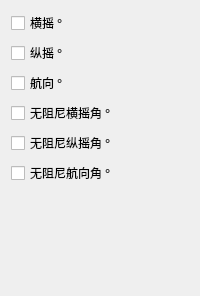
             <widget class="QWidget" name="page_2">
              <layout class="QGridLayout" name="gridLayout_20">
               <item row="0" column="0">
                <widget class="QCheckBox" name="checkBox_3">
                 <property name="font">
                  <font>
                   <family>微软雅黑</family>
                  </font>
                 </property>
                 <property name="text">
                  <string>横摇 °</string>
                 </property>
                </widget>
               </item>
               <item row="1" column="0">
                <widget class="QCheckBox" name="checkBox_4">
                 <property name="font">
                  <font>
                   <family>微软雅黑</family>
                  </font>
                 </property>
                 <property name="text">
                  <string>纵摇 °</string>
                 </property>
                </widget>
               </item>
               <item row="2" column="0">
                <widget class="QCheckBox" name="checkBox_5">
                 <property name="font">
                  <font>
                   <family>微软雅黑</family>
                  </font>
                 </property>
                 <property name="text">
                  <string>航向 °</string>
                 </property>
                </widget>
               </item>
               <item row="3" column="0">
                <widget class="QCheckBox" name="checkBox_79">
                 <property name="font">
                  <font>
                   <family>微软雅黑</family>
                  </font>
                 </property>
                 <property name="text">
                  <string>无阻尼横摇角 °</string>
                 </property>
                </widget>
               </item>
               <item row="4" column="0">
                <widget class="QCheckBox" name="checkBox_80">
                 <property name="font">
                  <font>
                   <family>微软雅黑</family>
                  </font>
                 </property>
                 <property name="text">
                  <string>无阻尼纵摇角 °</string>
                 </property>
                </widget>
               </item>
               <item row="5" column="0">
                <widget class="QCheckBox" name="checkBox_81">
                 <property name="font">
                  <font>
                   <family>微软雅黑</family>
                  </font>
                 </property>
                 <property name="text">
                  <string>无阻尼航向角 °</string>
                 </property>
                </widget>
               </item>
               <item row="6" column="0">
                <spacer name="verticalSpacer_4">
                 <property name="orientation">
                  <enum>Qt::Vertical</enum>
                 </property>
                 <property name="sizeHint" stdset="0">
                  <size>
                   <width>20</width>
                   <height>100</height>
                  </size>
                 </property>
                </spacer>
               </item>
              </layout>
             </widget>
